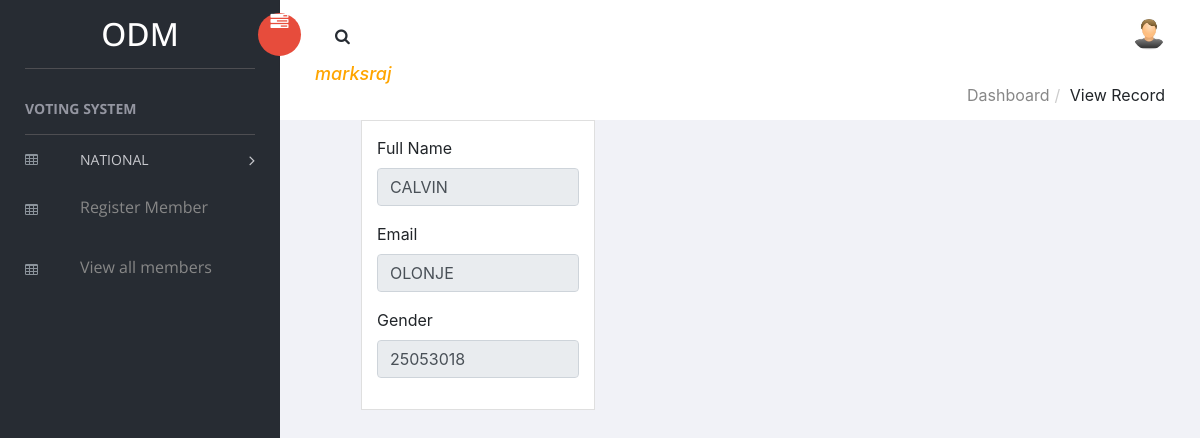
The app's page /admin_profile.php?id=1 with its own data.
### tables this page shows
CREATE TABLE `members` (
  `id` int(11) NOT NULL,
  `firstname` text NOT NULL,
  `middlename` text NOT NULL,
  `lastname` text NOT NULL,
  `id_passport` text NOT NULL,
  `pollingstation` text NOT NULL,
  `caw` text NOT NULL,
  `caw_code` text NOT NULL,
  `constituency` text NOT NULL,
  `const_code` text NOT NULL,
  `county` text NOT NULL,
  `county_code` text NOT NULL,
  `date_ofbirth` text NOT NULL,
  `sex` text NOT NULL
);

### admin_profile.php (the view)
<?php include ('left_panel.php');?>
<?php include ('body.php');?>
<?php
include ('dbconnect.php');
$id=$_GET['id'];
$sql=mysqli_query($conn,"SELECT * FROM members WHERE id='$id'")or die(mysqli_error($conn));
while ($record=mysqli_fetch_assoc($sql)) {
    $firstname=$record['firstname'];
    $middlename=$record['middlename'];
    $id_passport=$record['id_passport'];
}
?>
    <div id="right-panel" class="right-panel">
        <div class="col-sm-2"></div>
            <div class="col-sm-8">
                <div class="card">
                <div class="card-body card-block">
                    <div class="form-group">
                        <label  class=" form-control-label">Full Name</label>
                        <input type="text" name="firstname" class="form-control" disabled value="<?php echo $firstname;?>">
                    </div>
                    <div class="form-group">
                        <label  class=" form-control-label">Email</label>
                        <input type="email"  name="middlename" class="form-control" disabled value="<?php echo $middlename;?>">
                    </div>
                    <div class="form-group">
                        <label  class=" form-control-label">Gender</label>
                        <input type="text" name="id_passport" class="form-control" disabled value="<?php echo $id_passport;?>">
                    </div>
                </div>
            </div>
        </div>
        <div class="col-sm-2"></div>

### records on screen
members: firstname "CALVIN", middlename "OLONJE", id_passport "25053018"
